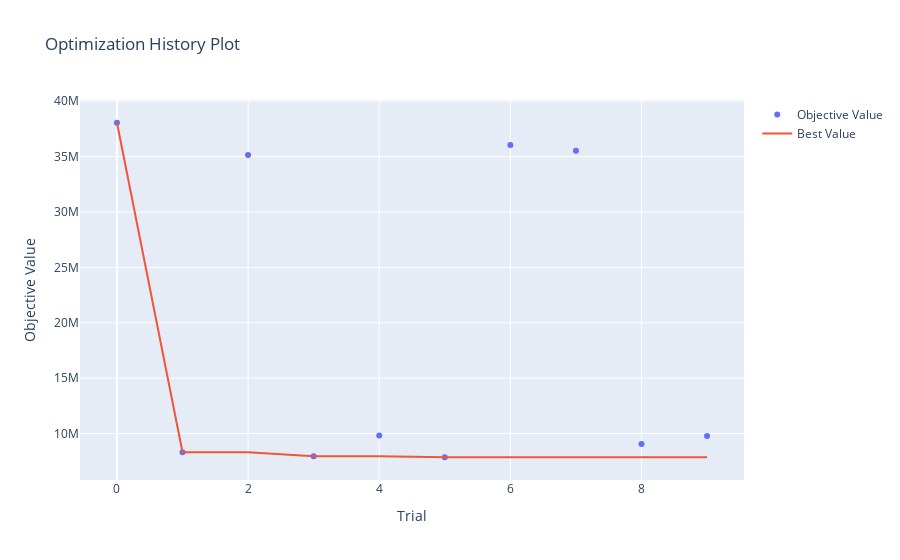

Notebook cell for this chart:
### Code cell
optuna.visualization.plot_optimization_history(study)

### Figure 1 — Plotly figure (JSON) as saved in the notebook; plotly's stock layout.template omitted (floating-point values rounded to 4 significant figures)
{"data": [{"mode": "markers", "name": "Objective Value", "type": "scatter", "x": [0, 1, 2, 3, 4, 5, 6, 7, 8, 9], "y": [38050000.0, 8314000.0, 35140000.0, 7963000.0, 9823000.0, 7863000.0, 36030000.0, 35530000.0, 9049000.0, 9785000.0]}, {"mode": "lines", "name": "Best Value", "type": "scatter", "x": [0, 1, 2, 3, 4, 5, 6, 7, 8, 9], "y": [38050000.0, 8314000.0, 8314000.0, 7963000.0, 7963000.0, 7863000.0, 7863000.0, 7863000.0, 7863000.0, 7863000.0]}, {"marker": {"color": "#cccccc"}, "mode": "markers", "name": "Infeasible Trial", "showlegend": false, "type": "scatter", "x": [], "y": []}], "layout": {"title": {"text": "Optimization History Plot"}, "xaxis": {"title": {"text": "Trial"}}, "yaxis": {"title": {"text": "Objective Value"}}}}
